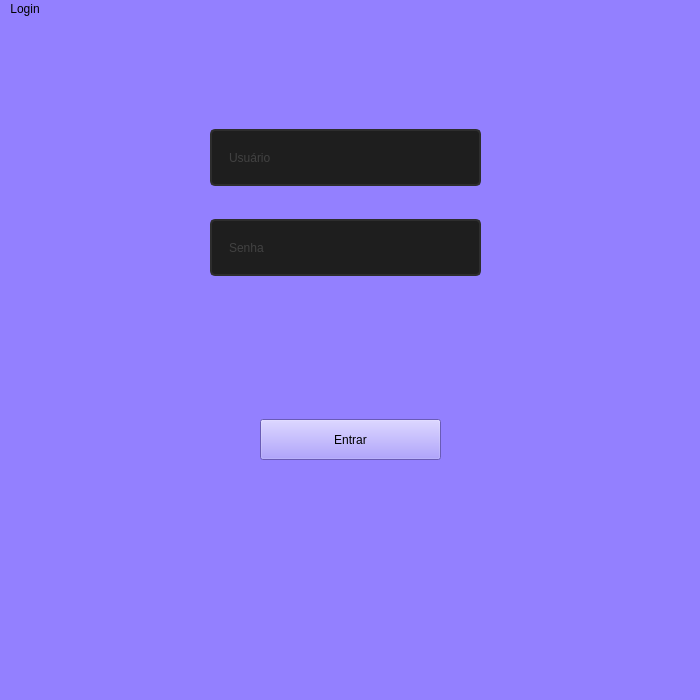
<?xml version="1.0" encoding="UTF-8"?>
<ui version="4.0">
 <class>login_tela</class>
 <widget class="QMainWindow" name="login_tela">
  <property name="geometry">
   <rect>
    <x>0</x>
    <y>0</y>
    <width>700</width>
    <height>700</height>
   </rect>
  </property>
  <property name="minimumSize">
   <size>
    <width>700</width>
    <height>500</height>
   </size>
  </property>
  <property name="windowTitle">
   <string>MainWindow</string>
  </property>
  <property name="styleSheet">
   <string notr="true">background-color: rgb(147, 128, 255);</string>
  </property>
  <widget class="QWidget" name="centralwidget">
   <widget class="QLineEdit" name="lineEdit">
    <property name="geometry">
     <rect>
      <x>210</x>
      <y>110</y>
      <width>271</width>
      <height>57</height>
     </rect>
    </property>
    <property name="styleSheet">
     <string notr="true">QLineEdit{
	font: 12pt &quot;Segoe UI&quot;;
	color: rgb(100, 100, 100);
	border: 2px solid rgb(45, 45, 45);
	border-radius: 5px;
	padding: 15px;
	background-color: rgb(30, 30, 30);
}

QLineEdit:hover{
	border: 2px solid rgb(55, 55, 55);
}

QLineEdit:focus{
	border: 2px solid rgb(44, 97, 181);
	color: rgb(255, 255, 255);
}</string>
    </property>
    <property name="placeholderText">
     <string>Usuário</string>
    </property>
   </widget>
   <widget class="QLineEdit" name="lineEdit_2">
    <property name="geometry">
     <rect>
      <x>210</x>
      <y>200</y>
      <width>271</width>
      <height>57</height>
     </rect>
    </property>
    <property name="styleSheet">
     <string notr="true">QLineEdit{
	font: 12pt &quot;Segoe UI&quot;;
	color: rgb(100, 100, 100);
	border: 2px solid rgb(45, 45, 45);
	border-radius: 5px;
	padding: 15px;
	background-color: rgb(30, 30, 30);
}

QLineEdit:hover{
	border: 2px solid rgb(55, 55, 55);
}

QLineEdit:focus{
	border: 2px solid rgb(44, 97, 181);
	color: rgb(255, 255, 255);
}</string>
    </property>
    <property name="echoMode">
     <enum>QLineEdit::Password</enum>
    </property>
    <property name="placeholderText">
     <string>Senha</string>
    </property>
   </widget>
   <widget class="QPushButton" name="pushButton">
    <property name="geometry">
     <rect>
      <x>260</x>
      <y>400</y>
      <width>181</width>
      <height>41</height>
     </rect>
    </property>
    <property name="styleSheet">
     <string notr="true">font: 12pt &quot;Segoe UI&quot;;
color: rgb(0, 0, 0);</string>
    </property>
    <property name="text">
     <string>Entrar</string>
    </property>
   </widget>
  </widget>
  <widget class="QMenuBar" name="menubar">
   <property name="geometry">
    <rect>
     <x>0</x>
     <y>0</y>
     <width>700</width>
     <height>25</height>
    </rect>
   </property>
   <widget class="QMenu" name="menuLogin">
    <property name="title">
     <string>Login</string>
    </property>
   </widget>
   <addaction name="menuLogin"/>
  </widget>
 </widget>
 <resources/>
 <connections/>
</ui>
